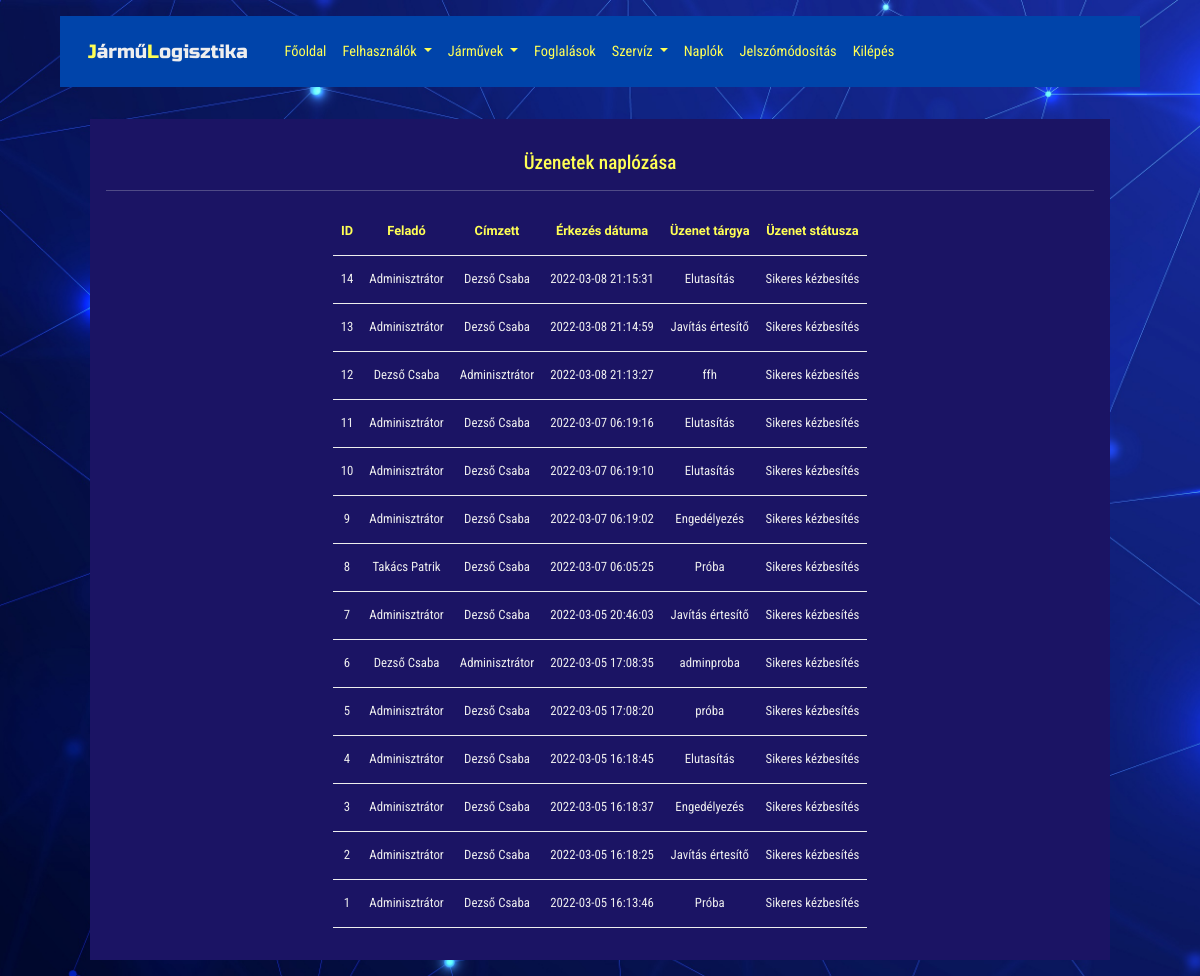
Page /log_message.php (signed in) on the committed database.
### tables this page shows
CREATE TABLE `messagelog` (
  `messlogID` int(10) NOT NULL,
  `senderID` int(10) NOT NULL,
  `userID` int(10) NOT NULL,
  `sent_date` datetime NOT NULL,
  `subject` varchar(100) NOT NULL,
  `m_status` tinyint(1) NOT NULL
);

CREATE TABLE `users` (
  `userID` int(10) NOT NULL,
  `username` varchar(30) NOT NULL,
  `password` varchar(255) NOT NULL,
  `name` varchar(100) NOT NULL,
  `email` varchar(100) NOT NULL,
  `telnumber` varchar(30) NOT NULL,
  `licence` char(1) NOT NULL,
  `activeUser` tinyint(1) NOT NULL
);

### log_message.php (the view, shortened to what this page needs)
<?php
require './views/header.phtml';
require './views/adminmenu.phtml';
require './connection.php';
$statement_mlog = $conn->prepare("SELECT * FROM messagelog ORDER BY messlogID DESC");
$statement_mlog->execute();
$mlogs = $statement_mlog->fetchAll(PDO::FETCH_ASSOC);
?>
<div class="workContainer">
    <h2>Üzenetek naplózása</h2>
    <hr>
    <table>
        <thead>
            <tr>
                <th>ID</th>
                <th>Feladó</th>
                <th>Címzett</th>
                <th>Érkezés dátuma</th>
                <th>Üzenet tárgya</th>
                <th>Üzenet státusza</th>
            </tr>
        </thead>
        <?php foreach ($mlogs as $mlog) : ?>
            <?php
            $sender = $mlog["senderID"];
            $statement_s = $conn->prepare("SELECT * FROM users WHERE userID = ?");
            $statement_s->execute([$sender]);
            $sendname = $statement_s->fetch(PDO::FETCH_ASSOC);
            $receiver = $mlog["userID"];
            $statement_r = $conn->prepare("SELECT * FROM users WHERE userID = ?");
            $statement_r->execute([$receiver]);
            $recname = $statement_r->fetch(PDO::FETCH_ASSOC);
            ?>
            <tr>
                <td style="text-align: center;"> <?php echo $mlog["messlogID"]; ?></td>
                <td style="text-align: center;"> <?php echo $sendname["name"]; ?></td>
                <td style="text-align: center;"> <?php echo $recname["name"]; ?></td>
                <td style="text-align: center;"> <?php echo $mlog["sent_date"]; ?></td>
                <td style="text-align: center;"> <?php echo $mlog["subject"]; ?></td>
                <td style="text-align: center;"> <?php echo $mlog["m_status"] ? 'Sikeres kézbesítés' : 'Sikertelen kézebsítés'; ?></td>
            </tr>
        <?php endforeach ?>
    </table>
</div>
<?php require './views/footer.phtml'; ?>

### public/style.css (style rules this page uses)
:root { --bg-color: #1b1464; --bg-color2: #2818d3; --bg-menu-color: #04a; --bg-error-color: #f22; --bg-ok-color: #282; --bg-font-color: #dedede; --bg-input-color: #ff9; --bg-btn-color: #07c; --link-color: #ccc; --hover-link-color: #fff; --hover-btn-color: #04a; --char-color: #eee; --char-color2: #ff5; --char-dark-color: #222; }
* { margin: 0; padding: 0; box-sizing: border-box; text-decoration: none; list-style: none; transition: all .2s linear; }
body { background-image: url("/public/bckg.jpg"); background-size: cover; }
h2 { color: var(--char-color2); text-align: center; margin: 1rem; font-size: 1.2rem; font-family: 'Roboto Condensed', sans-serif; }
hr { color: var(--char-color); }
.workContainer { width: 85%; padding: 1rem; margin: 2rem auto 1rem auto; background-color: var(--bg-color); }
table { margin: 1rem auto; }
th { padding: 0.5rem; font-family: 'Signika', sans-serif; color: var(--char-color2); text-align: center; }
tr { padding: 0.5rem 1rem; border-bottom: 1px solid var(--char-color); font-family: 'Roboto Condensed', sans-serif; color: var(--char-color); height: 3rem; }
td { padding: 0.5rem 0.5rem; }
@media screen and (max-width: 1200px) { body { font-size: 80%; } }

### rows in the picture
messagelog: messlogID "14", users.name "Adminisztrátor", userID.name "Dezső Csaba", sent_date "2022-03-08 21:15:31", subject "Elutasítás", m_status "Sikeres kézbesítés"
messagelog: messlogID "13", users.name "Adminisztrátor", userID.name "Dezső Csaba", sent_date "2022-03-08 21:14:59", subject "Javítás értesítő", m_status "Sikeres kézbesítés"
messagelog: messlogID "12", users.name "Dezső Csaba", userID.name "Adminisztrátor", sent_date "2022-03-08 21:13:27", subject "ffh", m_status "Sikeres kézbesítés"
messagelog: messlogID "11", users.name "Adminisztrátor", userID.name "Dezső Csaba", sent_date "2022-03-07 06:19:16", subject "Elutasítás", m_status "Sikeres kézbesítés"
messagelog: messlogID "10", users.name "Adminisztrátor", userID.name "Dezső Csaba", sent_date "2022-03-07 06:19:10", subject "Elutasítás", m_status "Sikeres kézbesítés"
messagelog: messlogID "9", users.name "Adminisztrátor", userID.name "Dezső Csaba", sent_date "2022-03-07 06:19:02", subject "Engedélyezés", m_status "Sikeres kézbesítés"
messagelog: messlogID "8", users.name "Takács Patrik", userID.name "Dezső Csaba", sent_date "2022-03-07 06:05:25", subject "Próba", m_status "Sikeres kézbesítés"
messagelog: messlogID "7", users.name "Adminisztrátor", userID.name "Dezső Csaba", sent_date "2022-03-05 20:46:03", subject "Javítás értesítő", m_status "Sikeres kézbesítés"
messagelog: messlogID "6", users.name "Dezső Csaba", userID.name "Adminisztrátor", sent_date "2022-03-05 17:08:35", subject "adminproba", m_status "Sikeres kézbesítés"
messagelog: messlogID "5", users.name "Adminisztrátor", userID.name "Dezső Csaba", sent_date "2022-03-05 17:08:20", subject "próba", m_status "Sikeres kézbesítés"
messagelog: messlogID "4", users.name "Adminisztrátor", userID.name "Dezső Csaba", sent_date "2022-03-05 16:18:45", subject "Elutasítás", m_status "Sikeres kézbesítés"
messagelog: messlogID "3", users.name "Adminisztrátor", userID.name "Dezső Csaba", sent_date "2022-03-05 16:18:37", subject "Engedélyezés", m_status "Sikeres kézbesítés"
messagelog: messlogID "2", users.name "Adminisztrátor", userID.name "Dezső Csaba", sent_date "2022-03-05 16:18:25", subject "Javítás értesítő", m_status "Sikeres kézbesítés"
messagelog: messlogID "1", users.name "Adminisztrátor", userID.name "Dezső Csaba", sent_date "2022-03-05 16:13:46", subject "Próba", m_status "Sikeres kézbesítés"
